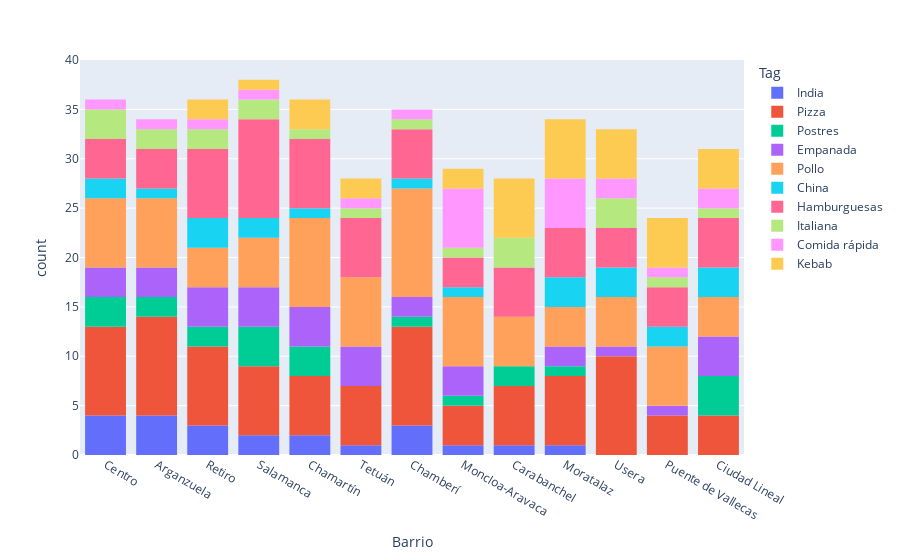

Notebook source saved alongside this figure:
### Markdown cell above
VAMOS CON VISUALIZACIONES QUE NOS LLEVEN A TOMAR DECISIONES

### Code cell
top10 = list(dict(ue["Tag"].value_counts()[0:10]).keys())
toptags = ue[ue["Tag"].isin(top10)]
tagss = px.histogram(toptags, x="Barrio",color="Tag")
tagss.show()

### Figure 1 — Plotly figure (JSON) as saved in the notebook; plotly's stock layout.template omitted (floating-point values rounded to 4 significant figures)
{"data": [{"alignmentgroup": "True", "bingroup": "x", "hovertemplate": "Tag=India<br>Barrio=%{x}<br>count=%{y}<extra></extra>", "legendgroup": "India", "marker": {"color": "#636efa", "pattern": {"shape": ""}}, "name": "India", "offsetgroup": "India", "orientation": "v", "showlegend": true, "type": "histogram", "x": ["Centro", "Centro", "Centro", "Centro", "Arganzuela", "Arganzuela", "Arganzuela", "Arganzuela", "Retiro", "Retiro", "Retiro", "Salamanca", "Salamanca", "Chamartín", "Chamartín", "Tetuán", "Chamberí", "Chamberí", "Chamberí", "Moncloa-Aravaca", "Carabanchel", "Moratalaz"], "xaxis": "x", "yaxis": "y"}, {"alignmentgroup": "True", "bingroup": "x", "hovertemplate": "Tag=Pizza<br>Barrio=%{x}<br>count=%{y}<extra></extra>", "legendgroup": "Pizza", "marker": {"color": "#EF553B", "pattern": {"shape": ""}}, "name": "Pizza", "offsetgroup": "Pizza", "orientation": "v", "showlegend": true, "type": "histogram", "x": ["Centro", "Centro", "Centro", "Centro", "Centro", "Centro", "Centro", "Centro", "Centro", "Arganzuela", "Arganzuela", "Arganzuela", "Arganzuela", "Arganzuela", "Arganzuela", "Arganzuela", "Arganzuela", "Arganzuela", "Arganzuela", "Retiro", "Retiro", "Retiro", "Retiro", "Retiro", "Retiro", "Retiro", "Retiro", "Salamanca", "Salamanca", "Salamanca", "Salamanca", "Salamanca", "Salamanca", "Salamanca", "Chamartín", "Chamartín", "Chamartín", "Chamartín", "Chamartín", "Chamartín", "Tetuán", "Tetuán", "Tetuán", "Tetuán", "Tetuán", "Tetuán", "Chamberí", "Chamberí", "Chamberí", "Chamberí", "Chamberí", "Chamberí", "Chamberí", "Chamberí", "Chamberí", "Chamberí", "Moncloa-Aravaca", "Moncloa-Aravaca", "Moncloa-Aravaca", "Moncloa-Aravaca", "Carabanchel", "Carabanchel", "Carabanchel", "Carabanchel", "Carabanchel", "Carabanchel", "Usera", "Usera", "Usera", "Usera", "Usera", "Usera", "Usera", "Usera", "Usera", "Usera", "Puente de Vallecas", "Puente de Vallecas", "Puente de Vallecas", "Puente de Vallecas", "Moratalaz", "Moratalaz", "Moratalaz", "Moratalaz", "Moratalaz", "Moratalaz", "Moratalaz", "Ciudad Lineal", "Ciudad Lineal", "Ciudad Lineal", "Ciudad Lineal"], "xaxis": "x", "yaxis": "y"}, {"alignmentgroup": "True", "bingroup": "x", "hovertemplate": "Tag=Postres<br>Barrio=%{x}<br>count=%{y}<extra></extra>", "legendgroup": "Postres", "marker": {"color": "#00cc96", "pattern": {"shape": ""}}, "name": "Postres", "offsetgroup": "Postres", "orientation": "v", "showlegend": true, "type": "histogram", "x": ["Centro", "Centro", "Centro", "Arganzuela", "Arganzuela", "Retiro", "Retiro", "Salamanca", "Salamanca", "Salamanca", "Salamanca", "Chamartín", "Chamartín", "Chamartín", "Chamberí", "Moncloa-Aravaca", "Carabanchel", "Carabanchel", "Moratalaz", "Ciudad Lineal", "Ciudad Lineal", "Ciudad Lineal", "Ciudad Lineal"], "xaxis": "x", "yaxis": "y"}, {"alignmentgroup": "True", "bingroup": "x", "hovertemplate": "Tag=Empanada<br>Barrio=%{x}<br>count=%{y}<extra></extra>", "legendgroup": "Empanada", "marker": {"color": "#ab63fa", "pattern": {"shape": ""}}, "name": "Empanada", "offsetgroup": "Empanada", "orientation": "v", "showlegend": true, "type": "histogram", "x": ["Centro", "Centro", "Centro", "Arganzuela", "Arganzuela", "Arganzuela", "Retiro", "Retiro", "Retiro", "Retiro", "Salamanca", "Salamanca", "Salamanca", "Salamanca", "Chamartín", "Chamartín", "Chamartín", "Chamartín", "Tetuán", "Tetuán", "Tetuán", "Tetuán", "Chamberí", "Chamberí", "Moncloa-Aravaca", "Moncloa-Aravaca", "Moncloa-Aravaca", "Usera", "Puente de Vallecas", "Moratalaz", "Moratalaz", "Ciudad Lineal", "Ciudad Lineal", "Ciudad Lineal", "Ciudad Lineal"], "xaxis": "x", "yaxis": "y"}, {"alignmentgroup": "True", "bingroup": "x", "hovertemplate": "Tag=Pollo<br>Barrio=%{x}<br>count=%{y}<extra></extra>", "legendgroup": "Pollo", "marker": {"color": "#FFA15A", "pattern": {"shape": ""}}, "name": "Pollo", "offsetgroup": "Pollo", "orientation": "v", "showlegend": true, "type": "histogram", "x": ["Centro", "Centro", "Centro", "Centro", "Centro", "Centro", "Centro", "Arganzuela", "Arganzuela", "Arganzuela", "Arganzuela", "Arganzuela", "Arganzuela", "Arganzuela", "Retiro", "Retiro", "Retiro", "Retiro", "Salamanca", "Salamanca", "Salamanca", "Salamanca", "Salamanca", "Chamartín", "Chamartín", "Chamartín", "Chamartín", "Chamartín", "Chamartín", "Chamartín", "Chamartín", "Chamartín", "Tetuán", "Tetuán", "Tetuán", "Tetuán", "Tetuán", "Tetuán", "Tetuán", "Chamberí", "Chamberí", "Chamberí", "Chamberí", "Chamberí", "Chamberí", "Chamberí", "Chamberí", "Chamberí", "Chamberí", "Chamberí", "Moncloa-Aravaca", "Moncloa-Aravaca", "Moncloa-Aravaca", "Moncloa-Aravaca", "Moncloa-Aravaca", "Moncloa-Aravaca", "Moncloa-Aravaca", "Carabanchel", "Carabanchel", "Carabanchel", "Carabanchel", "Carabanchel", "Usera", "Usera", "Usera", "Usera", "Usera", "Puente de Vallecas", "Puente de Vallecas", "Puente de Vallecas", "Puente de Vallecas", "Puente de Vallecas", "Puente de Vallecas", "Moratalaz", "Moratalaz", "Moratalaz", "Moratalaz", "Ciudad Lineal", "Ciudad Lineal", "Ciudad Lineal", "Ciudad Lineal"], "xaxis": "x", "yaxis": "y"}, {"alignmentgroup": "True", "bingroup": "x", "hovertemplate": "Tag=China<br>Barrio=%{x}<br>count=%{y}<extra></extra>", "legendgroup": "China", "marker": {"color": "#19d3f3", "pattern": {"shape": ""}}, "name": "China", "offsetgroup": "China", "orientation": "v", "showlegend": true, "type": "histogram", "x": ["Centro", "Centro", "Arganzuela", "Retiro", "Retiro", "Retiro", "Salamanca", "Salamanca", "Chamartín", "Chamberí", "Moncloa-Aravaca", "Usera", "Usera", "Usera", "Puente de Vallecas", "Puente de Vallecas", "Moratalaz", "Moratalaz", "Moratalaz", "Ciudad Lineal", "Ciudad Lineal", "Ciudad Lineal"], "xaxis": "x", "yaxis": "y"}, {"alignmentgroup": "True", "bingroup": "x", "hovertemplate": "Tag=Hamburguesas<br>Barrio=%{x}<br>count=%{y}<extra></extra>", "legendgroup": "Hamburguesas", "marker": {"color": "#FF6692", "pattern": {"shape": ""}}, "name": "Hamburguesas", "offsetgroup": "Hamburguesas", "orientation": "v", "showlegend": true, "type": "histogram", "x": ["Centro", "Centro", "Centro", "Centro", "Arganzuela", "Arganzuela", "Arganzuela", "Arganzuela", "Retiro", "Retiro", "Retiro", "Retiro", "Retiro", "Retiro", "Retiro", "Salamanca", "Salamanca", "Salamanca", "Salamanca", "Salamanca", "Salamanca", "Salamanca", "Salamanca", "Salamanca", "Salamanca", "Chamartín", "Chamartín", "Chamartín", "Chamartín", "Chamartín", "Chamartín", "Chamartín", "Tetuán", "Tetuán", "Tetuán", "Tetuán", "Tetuán", "Tetuán", "Chamberí", "Chamberí", "Chamberí", "Chamberí", "Chamberí", "Moncloa-Aravaca", "Moncloa-Aravaca", "Moncloa-Aravaca", "Carabanchel", "Carabanchel", "Carabanchel", "Carabanchel", "Carabanchel", "Usera", "Usera", "Usera", "Usera", "Puente de Vallecas", "Puente de Vallecas", "Puente de Vallecas", "Puente de Vallecas", "Moratalaz", "Moratalaz", "Moratalaz", "Moratalaz", "Moratalaz", "Ciudad Lineal", "Ciudad Lineal", "Ciudad Lineal", "Ciudad Lineal", "Ciudad Lineal"], "xaxis": "x", "yaxis": "y"}, {"alignmentgroup": "True", "bingroup": "x", "hovertemplate": "Tag=Italiana<br>Barrio=%{x}<br>count=%{y}<extra></extra>", "legendgroup": "Italiana", "marker": {"color": "#B6E880", "pattern": {"shape": ""}}, "name": "Italiana", "offsetgroup": "Italiana", "orientation": "v", "showlegend": true, "type": "histogram", "x": ["Centro", "Centro", "Centro", "Arganzuela", "Arganzuela", "Retiro", "Retiro", "Salamanca", "Salamanca", "Chamartín", "Tetuán", "Chamberí", "Moncloa-Aravaca", "Carabanchel", "Carabanchel", "Carabanchel", "Usera", "Usera", "Usera", "Puente de Vallecas", "Ciudad Lineal"], "xaxis": "x", "yaxis": "y"}, {"alignmentgroup": "True", "bingroup": "x", "hovertemplate": "Tag=Comida rápida<br>Barrio=%{x}<br>count=%{y}<extra></extra>", "legendgroup": "Comida rápida", "marker": {"color": "#FF97FF", "pattern": {"shape": ""}}, "name": "Comida rápida", "offsetgroup": "Comida rápida", "orientation": "v", "showlegend": true, "type": "histogram", "x": ["Centro", "Arganzuela", "Retiro", "Salamanca", "Tetuán", "Chamberí", "Moncloa-Aravaca", "Moncloa-Aravaca", "Moncloa-Aravaca", "Moncloa-Aravaca", "Moncloa-Aravaca", "Moncloa-Aravaca", "Usera", "Usera", "Puente de Vallecas", "Moratalaz", "Moratalaz", "Moratalaz", "Moratalaz", "Moratalaz", "Ciudad Lineal", "Ciudad Lineal"], "xaxis": "x", "yaxis": "y"}, {"alignmentgroup": "True", "bingroup": "x", "hovertemplate": "Tag=Kebab<br>Barrio=%{x}<br>count=%{y}<extra></extra>", "legendgroup": "Kebab", "marker": {"color": "#FECB52", "pattern": {"shape": ""}}, "name": "Kebab", "offsetgroup": "Kebab", "orientation": "v", "showlegend": true, "type": "histogram", "x": ["Retiro", "Retiro", "Salamanca", "Chamartín", "Chamartín", "Chamartín", "Tetuán", "Tetuán", "Moncloa-Aravaca", "Moncloa-Aravaca", "Carabanchel", "Carabanchel", "Carabanchel", "Carabanchel", "Carabanchel", "Carabanchel", "Usera", "Usera", "Usera", "Usera", "Usera", "Puente de Vallecas", "Puente de Vallecas", "Puente de Vallecas", "Puente de Vallecas", "Puente de Vallecas", "Moratalaz", "Moratalaz", "Moratalaz", "Moratalaz", "Moratalaz", "Moratalaz", "Ciudad Lineal", "Ciudad Lineal", "Ciudad Lineal", "Ciudad Lineal"], "xaxis": "x", "yaxis": "y"}], "layout": {"barmode": "relative", "legend": {"title": {"text": "Tag"}, "tracegroupgap": 0}, "margin": {"t": 60}, "xaxis": {"anchor": "y", "domain": [0, 1], "title": {"text": "Barrio"}}, "yaxis": {"anchor": "x", "domain": [0, 1], "title": {"text": "count"}}}}
